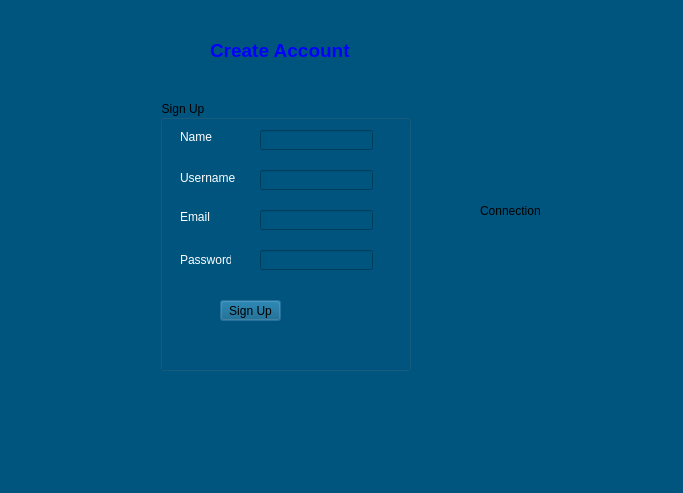
<?xml version="1.0" encoding="UTF-8"?>
<ui version="4.0">
 <class>SignUp</class>
 <widget class="QDialog" name="SignUp">
  <property name="geometry">
   <rect>
    <x>0</x>
    <y>0</y>
    <width>683</width>
    <height>493</height>
   </rect>
  </property>
  <property name="windowTitle">
   <string>Dialog</string>
  </property>
  <property name="styleSheet">
   <string notr="true">background-color: rgb(0, 85, 127);</string>
  </property>
  <widget class="QLabel" name="label_createAccount">
   <property name="geometry">
    <rect>
     <x>210</x>
     <y>30</y>
     <width>191</width>
     <height>41</height>
    </rect>
   </property>
   <property name="font">
    <font>
     <pointsize>14</pointsize>
    </font>
   </property>
   <property name="text">
    <string>&lt;font color = &quot;blue&quot;&gt;&lt;b&gt;Create Account&lt;/b&gt;&lt;/font&gt;</string>
   </property>
  </widget>
  <widget class="QGroupBox" name="groupBox">
   <property name="geometry">
    <rect>
     <x>160</x>
     <y>100</y>
     <width>251</width>
     <height>271</height>
    </rect>
   </property>
   <property name="title">
    <string>Sign Up</string>
   </property>
   <widget class="QLabel" name="label">
    <property name="geometry">
     <rect>
      <x>20</x>
      <y>30</y>
      <width>47</width>
      <height>13</height>
     </rect>
    </property>
    <property name="text">
     <string>&lt;font color = &quot;white&quot;&gt;Name&lt;/font&gt;</string>
    </property>
   </widget>
   <widget class="QLineEdit" name="lineEdit_name">
    <property name="geometry">
     <rect>
      <x>100</x>
      <y>30</y>
      <width>113</width>
      <height>20</height>
     </rect>
    </property>
   </widget>
   <widget class="QLabel" name="label_2">
    <property name="geometry">
     <rect>
      <x>20</x>
      <y>70</y>
      <width>61</width>
      <height>16</height>
     </rect>
    </property>
    <property name="text">
     <string>&lt;font color = &quot;white&quot;&gt;Username&lt;/font&gt;</string>
    </property>
   </widget>
   <widget class="QLabel" name="label_3">
    <property name="geometry">
     <rect>
      <x>20</x>
      <y>110</y>
      <width>47</width>
      <height>13</height>
     </rect>
    </property>
    <property name="text">
     <string>&lt;font color = &quot;white&quot;&gt;Email&lt;/font&gt;</string>
    </property>
   </widget>
   <widget class="QLabel" name="label_4">
    <property name="geometry">
     <rect>
      <x>20</x>
      <y>150</y>
      <width>51</width>
      <height>20</height>
     </rect>
    </property>
    <property name="text">
     <string>&lt;font color = &quot;white&quot;&gt;Password&lt;/font&gt;</string>
    </property>
   </widget>
   <widget class="QLineEdit" name="lineEdit_username">
    <property name="geometry">
     <rect>
      <x>100</x>
      <y>70</y>
      <width>113</width>
      <height>20</height>
     </rect>
    </property>
   </widget>
   <widget class="QLineEdit" name="lineEdit_email">
    <property name="geometry">
     <rect>
      <x>100</x>
      <y>110</y>
      <width>113</width>
      <height>20</height>
     </rect>
    </property>
   </widget>
   <widget class="QLineEdit" name="lineEdit_password">
    <property name="geometry">
     <rect>
      <x>100</x>
      <y>150</y>
      <width>113</width>
      <height>20</height>
     </rect>
    </property>
    <property name="echoMode">
     <enum>QLineEdit::Password</enum>
    </property>
   </widget>
   <widget class="QPushButton" name="pushButton_signUP">
    <property name="geometry">
     <rect>
      <x>60</x>
      <y>200</y>
      <width>61</width>
      <height>21</height>
     </rect>
    </property>
    <property name="text">
     <string>Sign Up</string>
    </property>
   </widget>
  </widget>
  <widget class="QLabel" name="label_connection">
   <property name="geometry">
    <rect>
     <x>480</x>
     <y>190</y>
     <width>151</width>
     <height>41</height>
    </rect>
   </property>
   <property name="text">
    <string>Connection</string>
   </property>
  </widget>
 </widget>
 <resources/>
 <connections/>
</ui>
